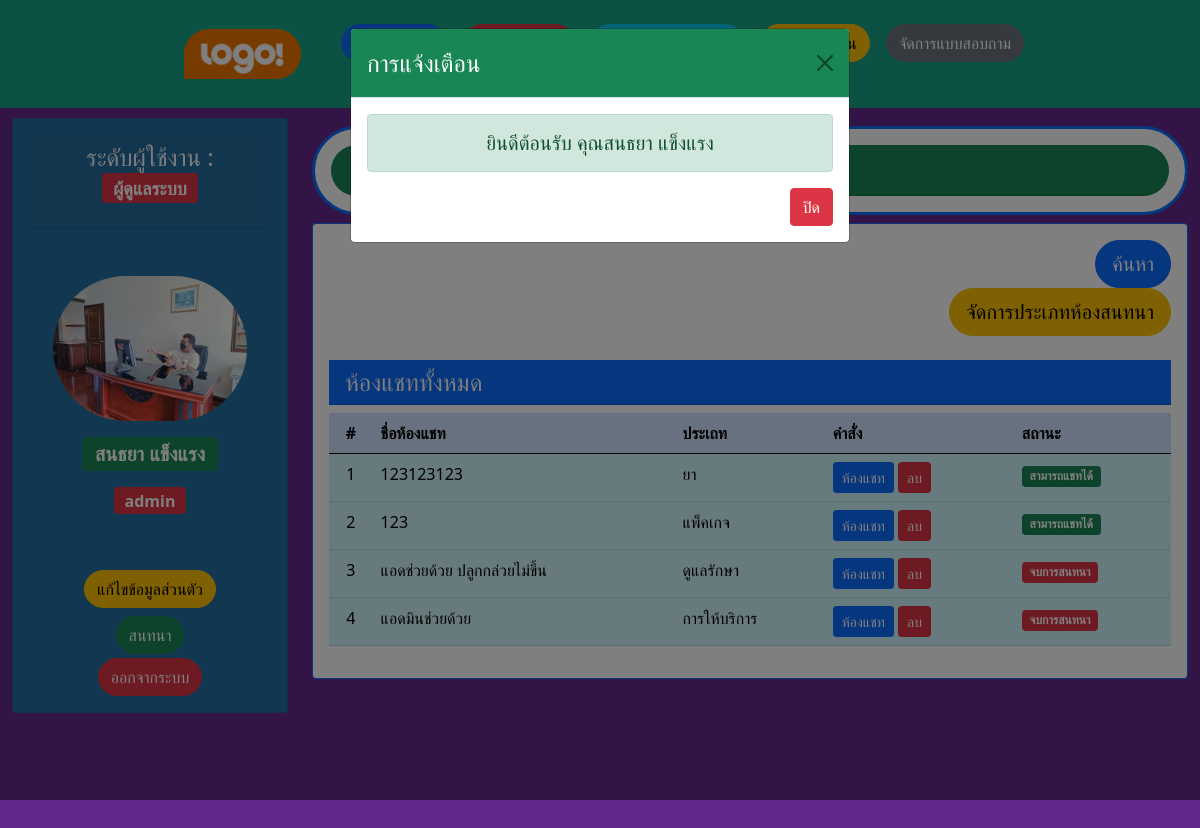
Screenshot of /admin/admin-add-chat-room.php (signed in) with the database file from the repository.
### tables this page shows
CREATE TABLE `users` (
  `id_user` int(5) NOT NULL COMMENT 'รหัส',
  `usernames` varchar(50) NOT NULL COMMENT 'ชื่อผู้ใช้งาน',
  `passwords` varchar(50) NOT NULL COMMENT 'รหัสผ่าน',
  `fname` varchar(100) NOT NULL COMMENT 'ชื่อ',
  `lname` varchar(100) NOT NULL COMMENT 'นามสกุล',
  `tel` text NOT NULL,
  `address` text NOT NULL COMMENT 'ที่อยู่',
  `pic` varchar(100) NOT NULL DEFAULT 'pic_default.jpg' COMMENT 'รูป',
  `birthday` date NOT NULL,
  `user_level` int(1) NOT NULL DEFAULT '0' COMMENT 'ระดับผู้ใช้งาน'
);

CREATE TABLE `chat_room` (
  `id_chat_room` int(10) NOT NULL,
  `id_chat_room_type` int(5) NOT NULL,
  `chat_room_name` varchar(255) NOT NULL,
  `user_general` int(5) NOT NULL,
  `char_room_status` int(1) NOT NULL DEFAULT '1'
);

CREATE TABLE `chat_room_type` (
  `id_chat_room_type` int(5) NOT NULL,
  `type_name` varchar(50) NOT NULL
);

### admin/admin-add-chat-room.php (the view, shortened to what this page needs)
<?php
require ('../dbcon.php');
?>
<!doctype html>
<html lang="en">
  <head>
      <link href="../css/bootstrap.min.css" rel="stylesheet">
  </head>
  <body style="height: 5000px; padding-top: 70px;background: rgb(100, 40, 140);">
    <div class="container-fluid">
     <?php include 'nav-admin.php'; ?>
     <div class="row justify-content-center">
       <div class="col-md-3 d-none d-lg-block">
          <?php include 'nav-left.php'; ?>
       </div>
       <div class="col-md-9">
          <div class="card border-primary border-3 rounded-pill my-2">
            <div class="card-body">
              <h3 class="card-header bg-success text-center text-light rounded-pill">จัดการห้องแชท</h3>
            </div>
          </div>
          <div class="card border-primary">
            <div class="card-body">
              <div class="form-group mb-5">
                <a href="#search-chat-room" class="btn btn-primary btn-lg rounded-pill float-end" data-bs-toggle="modal">ค้นหา</a>
              </div>
              <div class="form-group mb-2">
                <a href="admin-add-chat-room-type.php" class="btn btn-warning btn-lg rounded-pill float-end">จัดการประเภทห้องสนทนา</a>
              </div>
              <br>
              <br>
              <br>
                            <?php
                            $sql="SELECT * FROM chat_room_type";
                             ?>
              <h4 class="bg-primary card-header mb-2 text-light">ห้องแชททั้งหมด</h4>
              <table class="table table-hover table-info">
                <thead>
                  <tr class="table-primary">
                    <th class="text-center">#</th>
                    <th>ชื่อห้องแชท</th>
                    <th>ประเถท</th>
                    <th>คำสั่ง</th>
                    <th>สถานะ</th>
                  </tr>
                </thead>
                <tbody>
                  <?php
                  if (isset($_SESSION['search_chat_room'])) {
                    $search_chat_room=$_SESSION['search_chat_room'];
                    $type_name=$_SESSION['type_name'];
                    $sql="SELECT * FROM chat_room,chat_room_type WHERE chat_room.id_chat_room_type=chat_room_type.id_chat_room_type and chat_room_name LIKE '%$search_chat_room%' and chat_room_type.type_name LIKE '%$type_name%'  ORDER BY chat_room.id_chat_room DESC";
                  }else{
                    $sql = "SELECT * FROM chat_room,chat_room_type where chat_room.id_chat_room_type=chat_room_type.id_chat_room_type   ORDER BY chat_room.id_chat_room DESC";
                  }
                $result=mysqli_query($conn,$sql);
                $i=1;
                if ($count==0) { ?>
               <?php }
                  while( $row = mysqli_fetch_object($result)){
                   ?>
                  <tr>
                    <td class="text-center"><?php echo $i++; ?></td>
                    <td><?php echo $row->chat_room_name; ?></td>
                    <td><?php echo $row->type_name; ?></td>
                    <td>
                      <a href="admin-chat-room.php?id_chat_room=<?php echo $row->id_chat_room;?>" class="btn btn-primary btn-sm">ห้องแชท</a>
                      <a href="sql/del-chat-detail.php?id_chat_room=<?php echo $row->id_chat_room;?>" class="btn btn-danger btn-sm" onclick="return confirm('ยืนยันการลบข้อมูล ?');">ลบ</a>
                    </td>
                    <td>
                      <?php if($row->char_room_status==1){ ?>
                        <span class="badge bg-success">สามารถแชทได้</span>
                      <?php }else{ ?>
                        <span class="badge bg-danger">จบการสนทนา</span>
                      <?php }?>
                    </td>
                  </tr>
                <?php } ?>
                </tbody>
              </table>
            </div>
          </div>
       </div>
     </div>
    </div>
  <?php include '../alert-modal.php'; ?>
  </body>
</html>

### admin/nav-left.php
<div class="card text-light d-none d-lg-block" style="background-color: rgb(36, 113, 163);" >
	<div class="card-body">
		<h4 class="card-header text-center">ระดับผู้ใช้งาน :
			<p class="badge bg-danger">ผู้ดูแลระบบ</p>
		</h4>
	    <div class="d-flex flex-column align-items-center text-center">
        	<img class="rounded-pill mt-5" width="80%" src="../uploads/<?php echo $row->pic;?>">
	          <p class="form-label badge bg-success fs-5 font-weight-bold mt-3"><?php echo $row->fname." ".$row->lname; ?></p>
	          <p class="form-label badge fs-6 mt-2 <?php if($row->user_level==1){echo "bg-danger";}else{echo "bg-warning";} ?>"><?php echo $row->usernames; ?></p>
        	<div class="mt-5">
            	<a href="edit-admin.php" class="btn btn-warning rounded-pill">แก้ไขข้อมูลส่วนตัว</a>
          	</div>
          	<div class="mt-2">
          		<a href="admin-add-chat-room.php" class="btn btn-success rounded-pill">สนทนา</a>
          	</div>
	        <div class="mt-1">
	            <a href="../logout.php" class="btn btn-danger rounded-pill">ออกจากระบบ</a>
	        </div>
        </div>
	</div>
</div>

### rows the page displays
users: pic (picture), fname "สนธยา", lname "แข็งแรง", usernames "admin"
chat_room: chat_room_name "123123123", id_chat_room_type.type_name "ยา", char_room_status "สามารถแชทได้"
chat_room: chat_room_name "123", id_chat_room_type.type_name "แพ็คเกจ", char_room_status "สามารถแชทได้"
chat_room: chat_room_name "แอดช่วยด้วย ปลูกกล่วยไม่ขึ้น", id_chat_room_type.type_name "ดูแลรักษา", char_room_status "จบการสนทนา"
chat_room: chat_room_name "แอดมินช่วยด้วย", id_chat_room_type.type_name "การให้บริการ", char_room_status "จบการสนทนา"

### other values shown
$_SESSION['ok'] "ยินดีต้อนรับ คุณสนธยา แข็งแรง"
